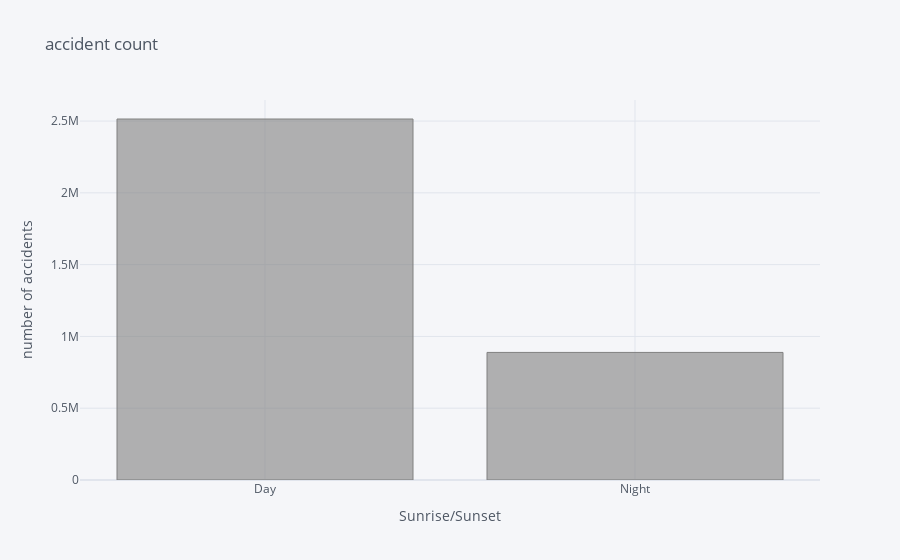

Here is the notebook cell this chart was saved with:
### Code cell
a.iplot(kind='bar', title= 'accident count', 
        xTitle= 'Sunrise/Sunset', color='grey', 
        yTitle= 'number of accidents')

### Figure 1 — Plotly figure (JSON) as saved in the notebook; plotly's stock layout.template omitted (floating-point values rounded to 4 significant figures)
{"data": [{"marker": {"color": "rgba(128, 128, 128, 0.6)", "line": {"color": "rgba(128, 128, 128, 1.0)", "width": 1}}, "name": "Start_Time", "orientation": "v", "text": "", "type": "bar", "x": ["Day", "Night"], "y": [2514221, 888513]}], "layout": {"legend": {"bgcolor": "#F5F6F9", "font": {"color": "#4D5663"}}, "paper_bgcolor": "#F5F6F9", "plot_bgcolor": "#F5F6F9", "title": {"font": {"color": "#4D5663"}, "text": "accident count"}, "xaxis": {"gridcolor": "#E1E5ED", "showgrid": true, "tickfont": {"color": "#4D5663"}, "title": {"font": {"color": "#4D5663"}, "text": "Sunrise/Sunset"}, "zerolinecolor": "#E1E5ED"}, "yaxis": {"gridcolor": "#E1E5ED", "showgrid": true, "tickfont": {"color": "#4D5663"}, "title": {"font": {"color": "#4D5663"}, "text": "number of accidents"}, "zerolinecolor": "#E1E5ED"}}}
